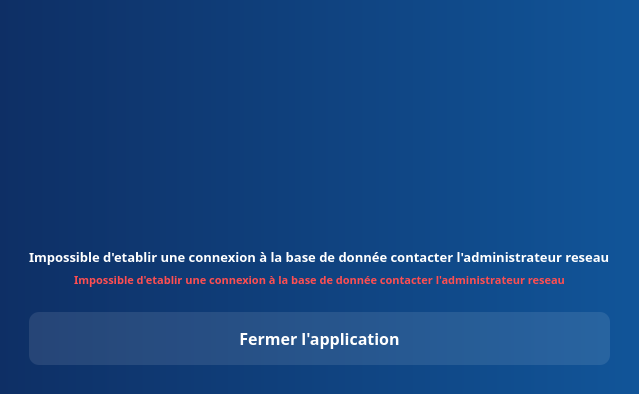
<?xml version="1.0" encoding="UTF-8"?>
<ui version="4.0">
 <class>Form</class>
 <widget class="QWidget" name="Form">
  <property name="geometry">
   <rect>
    <x>0</x>
    <y>0</y>
    <width>551</width>
    <height>394</height>
   </rect>
  </property>
  <property name="cursor">
   <cursorShape>ArrowCursor</cursorShape>
  </property>
  <property name="windowTitle">
   <string>Form</string>
  </property>
  <property name="styleSheet">
   <string notr="true"> #Form{
	background-color: qlineargradient(spread:pad, x1:0, y1:0, x2:1, y2:0, stop:0 rgba(14, 47, 101, 255), stop:1 rgba(17, 85, 153, 255));
	border-radius: 10px
}
#label, #pushButton{
	color: white
}

#pushButton{
	
	background-color: rgb(255, 255, 255, 0.1);
	border: none;
	padding: 15px;
	border-radius: 10px
}

#pushButton:hover{
	
	background-color: rgb(255, 255, 255, 0.3);
}</string>
  </property>
  <layout class="QVBoxLayout" name="verticalLayout">
   <item alignment="Qt::AlignHCenter">
    <widget class="QWidget" name="widget" native="true">
     <layout class="QVBoxLayout" name="verticalLayout_5">
      <item>
       <widget class="QLabel" name="label_2">
        <property name="maximumSize">
         <size>
          <width>300</width>
          <height>200</height>
         </size>
        </property>
        <property name="text">
         <string/>
        </property>
        <property name="pixmap">
         <pixmap>../static/asset/svg/undraw_empty_re_opql.svg</pixmap>
        </property>
        <property name="scaledContents">
         <bool>true</bool>
        </property>
       </widget>
      </item>
     </layout>
    </widget>
   </item>
   <item alignment="Qt::AlignHCenter|Qt::AlignBottom">
    <widget class="QWidget" name="widget_2" native="true">
     <layout class="QVBoxLayout" name="verticalLayout_4">
      <item>
       <widget class="QWidget" name="widget_3" native="true">
        <layout class="QVBoxLayout" name="verticalLayout_2">
         <item>
          <widget class="QLabel" name="label">
           <property name="font">
            <font>
             <family>GeForce</family>
             <pointsize>10</pointsize>
             <weight>75</weight>
             <bold>true</bold>
            </font>
           </property>
           <property name="text">
            <string>Impossible d'etablir une connexion à la base de donnée contacter l'administrateur reseau</string>
           </property>
          </widget>
         </item>
         <item alignment="Qt::AlignHCenter">
          <widget class="QLabel" name="err">
           <property name="font">
            <font>
             <family>GeForce</family>
             <pointsize>8</pointsize>
             <weight>75</weight>
             <bold>true</bold>
            </font>
           </property>
           <property name="styleSheet">
            <string notr="true">color: rgb(255, 78, 81);</string>
           </property>
           <property name="text">
            <string>Impossible d'etablir une connexion à la base de donnée contacter l'administrateur reseau</string>
           </property>
          </widget>
         </item>
        </layout>
       </widget>
      </item>
      <item>
       <widget class="QWidget" name="widget_4" native="true">
        <layout class="QVBoxLayout" name="verticalLayout_3">
         <item>
          <widget class="QPushButton" name="pushButton">
           <property name="font">
            <font>
             <family>GeForce</family>
             <pointsize>12</pointsize>
             <weight>75</weight>
             <bold>true</bold>
            </font>
           </property>
           <property name="cursor">
            <cursorShape>PointingHandCursor</cursorShape>
           </property>
           <property name="text">
            <string>Fermer l'application</string>
           </property>
           <property name="icon">
            <iconset>
             <normaloff>../static/asset/icons/white/cloud-off.svg</normaloff>../static/asset/icons/white/cloud-off.svg</iconset>
           </property>
           <property name="iconSize">
            <size>
             <width>25</width>
             <height>25</height>
            </size>
           </property>
          </widget>
         </item>
        </layout>
       </widget>
      </item>
     </layout>
    </widget>
   </item>
  </layout>
 </widget>
 <resources/>
 <connections/>
</ui>
